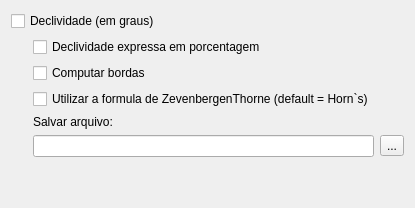
            <widget class="QWidget" name="tab_39">
             <attribute name="title">
              <string>Declividade</string>
             </attribute>
             <layout class="QGridLayout" name="gridLayout_8">
              <item row="6" column="2">
               <widget class="QToolButton" name="toolButton_3">
                <property name="text">
                 <string>...</string>
                </property>
               </widget>
              </item>
              <item row="2" column="1">
               <widget class="QCheckBox" name="checkBox_12">
                <property name="text">
                 <string>Declividade expressa em porcentagem</string>
                </property>
               </widget>
              </item>
              <item row="4" column="1">
               <widget class="QCheckBox" name="checkBox_11">
                <property name="text">
                 <string>Utilizar a formula de ZevenbergenThorne (default = Horn`s)</string>
                </property>
               </widget>
              </item>
              <item row="0" column="0" colspan="2">
               <widget class="QCheckBox" name="checkBox_9">
                <property name="text">
                 <string>Declividade (em graus)</string>
                </property>
                <property name="checked">
                 <bool>false</bool>
                </property>
               </widget>
              </item>
              <item row="8" column="1">
               <spacer name="verticalSpacer_4">
                <property name="orientation">
                 <enum>Qt::Vertical</enum>
                </property>
                <property name="sizeType">
                 <enum>QSizePolicy::MinimumExpanding</enum>
                </property>
                <property name="sizeHint" stdset="0">
                 <size>
                  <width>20</width>
                  <height>40</height>
                 </size>
                </property>
               </spacer>
              </item>
              <item row="3" column="1">
               <widget class="QCheckBox" name="checkBox_10">
                <property name="text">
                 <string>Computar bordas</string>
                </property>
                <property name="checked">
                 <bool>false</bool>
                </property>
               </widget>
              </item>
              <item row="2" column="0">
               <spacer name="horizontalSpacer">
                <property name="orientation">
                 <enum>Qt::Horizontal</enum>
                </property>
                <property name="sizeType">
                 <enum>QSizePolicy::Minimum</enum>
                </property>
                <property name="sizeHint" stdset="0">
                 <size>
                  <width>16</width>
                  <height>20</height>
                 </size>
                </property>
               </spacer>
              </item>
              <item row="5" column="1">
               <widget class="QLabel" name="label_6">
                <property name="text">
                 <string>Salvar arquivo:</string>
                </property>
               </widget>
              </item>
              <item row="6" column="1">
               <widget class="QLineEdit" name="lineEdit_4">
                <property name="styleSheet">
                 <string notr="true">color: rgb(140, 140, 140);</string>
                </property>
                <property name="text">
                 <string/>
                </property>
               </widget>
              </item>
             </layout>
            </widget>
